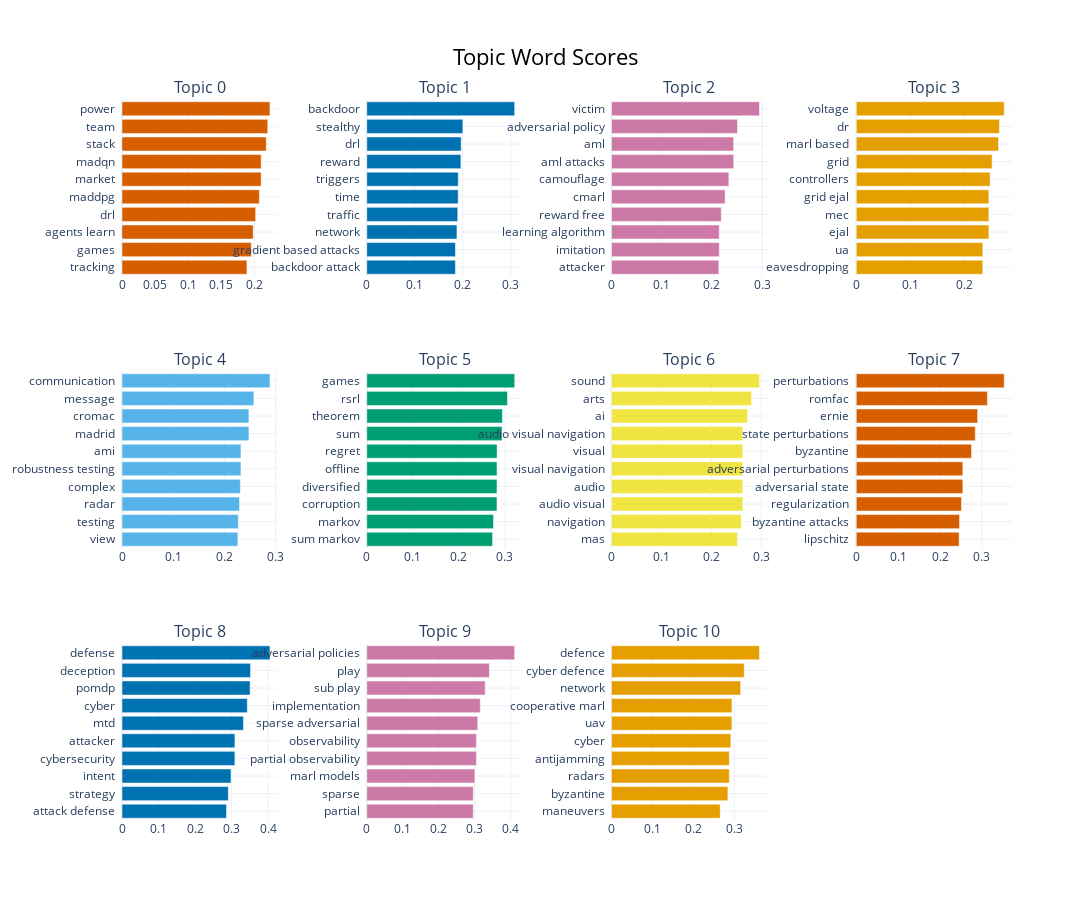

The notebook cell saved with this chart:
### Code cell
# visualize the reduced topics
topic_model.visualize_barchart(top_n_topics=11, n_words=10, width=300, height=300)

### Figure 1 — Plotly figure (JSON) as saved in the notebook; plotly's stock layout.template omitted (floating-point values rounded to 4 significant figures)
{"data": [{"marker": {"color": "#D55E00"}, "orientation": "h", "type": "bar", "x": [0.1887, 0.1955, 0.1982, 0.2019, 0.2075, 0.2102, 0.2102, 0.2179, 0.2202, 0.2235], "xaxis": "x", "y": ["tracking  ", "games  ", "agents learn  ", "drl  ", "maddpg  ", "market  ", "madqn  ", "stack  ", "team  ", "power  "], "yaxis": "y"}, {"marker": {"color": "#0072B2"}, "orientation": "h", "type": "bar", "x": [0.1848, 0.1848, 0.188, 0.1896, 0.1905, 0.1907, 0.1962, 0.1968, 0.2003, 0.3084], "xaxis": "x2", "y": ["backdoor attack  ", "gradient based attacks  ", "network  ", "traffic  ", "time  ", "triggers  ", "reward  ", "drl  ", "stealthy  ", "backdoor  "], "yaxis": "y2"}, {"marker": {"color": "#CC79A7"}, "orientation": "h", "type": "bar", "x": [0.2137, 0.2145, 0.2145, 0.2184, 0.2261, 0.2335, 0.2432, 0.2432, 0.2508, 0.2945], "xaxis": "x3", "y": ["attacker  ", "imitation  ", "learning algorithm  ", "reward free  ", "cmarl  ", "camouflage  ", "aml attacks  ", "aml  ", "adversarial policy  ", "victim  "], "yaxis": "y3"}, {"marker": {"color": "#E69F00"}, "orientation": "h", "type": "bar", "x": [0.2342, 0.2342, 0.2454, 0.2454, 0.2454, 0.2477, 0.2514, 0.2633, 0.2651, 0.2738], "xaxis": "x4", "y": ["eavesdropping  ", "ua  ", "ejal  ", "mec  ", "grid ejal  ", "controllers  ", "grid  ", "marl based  ", "dr  ", "voltage  "], "yaxis": "y4"}, {"marker": {"color": "#56B4E9"}, "orientation": "h", "type": "bar", "x": [0.2263, 0.2272, 0.2295, 0.2311, 0.2323, 0.2323, 0.2479, 0.2479, 0.2576, 0.2889], "xaxis": "x5", "y": ["view  ", "testing  ", "radar  ", "complex  ", "robustness testing  ", "ami  ", "madrid  ", "cromac  ", "message  ", "communication  "], "yaxis": "y5"}, {"marker": {"color": "#009E73"}, "orientation": "h", "type": "bar", "x": [0.2733, 0.2752, 0.2829, 0.2829, 0.2829, 0.2831, 0.2937, 0.2947, 0.3055, 0.3213], "xaxis": "x6", "y": ["sum markov  ", "markov  ", "corruption  ", "diversified  ", "offline  ", "regret  ", "sum  ", "theorem  ", "rsrl  ", "games  "], "yaxis": "y6"}, {"marker": {"color": "#F0E442"}, "orientation": "h", "type": "bar", "x": [0.2523, 0.2597, 0.263, 0.263, 0.263, 0.263, 0.263, 0.2725, 0.2806, 0.2963], "xaxis": "x7", "y": ["mas  ", "navigation  ", "audio visual  ", "audio  ", "visual navigation  ", "visual  ", "audio visual navigation  ", "ai  ", "arts  ", "sound  "], "yaxis": "y7"}, {"marker": {"color": "#D55E00"}, "orientation": "h", "type": "bar", "x": [0.2454, 0.2464, 0.251, 0.2543, 0.2543, 0.2749, 0.284, 0.2897, 0.3129, 0.353], "xaxis": "x8", "y": ["lipschitz  ", "byzantine attacks  ", "regularization  ", "adversarial state  ", "adversarial perturbations  ", "byzantine  ", "state perturbations  ", "ernie  ", "romfac  ", "perturbations  "], "yaxis": "y8"}, {"marker": {"color": "#0072B2"}, "orientation": "h", "type": "bar", "x": [0.2861, 0.291, 0.2984, 0.309, 0.3091, 0.3325, 0.343, 0.3507, 0.3518, 0.405], "xaxis": "x9", "y": ["attack defense  ", "strategy  ", "intent  ", "cybersecurity  ", "attacker  ", "mtd  ", "cyber  ", "pomdp  ", "deception  ", "defense  "], "yaxis": "y9"}, {"marker": {"color": "#CC79A7"}, "orientation": "h", "type": "bar", "x": [0.2959, 0.2959, 0.3005, 0.3047, 0.3047, 0.3085, 0.3154, 0.3292, 0.3406, 0.4111], "xaxis": "x10", "y": ["partial  ", "sparse  ", "marl models  ", "partial observability  ", "observability  ", "sparse adversarial  ", "implementation  ", "sub play  ", "play  ", "adversarial policies  "], "yaxis": "y10"}, {"marker": {"color": "#E69F00"}, "orientation": "h", "type": "bar", "x": [0.2657, 0.2845, 0.2879, 0.2879, 0.2917, 0.2944, 0.2945, 0.3156, 0.3244, 0.3616], "xaxis": "x11", "y": ["maneuvers  ", "byzantine  ", "radars  ", "antijamming  ", "cyber  ", "uav  ", "cooperative marl  ", "network  ", "cyber defence  ", "defence  "], "yaxis": "y11"}], "layout": {"annotations": [{"font": {"size": 16}, "showarrow": false, "text": "Topic 0", "x": 0.0875, "xanchor": "center", "xref": "paper", "y": 1, "yanchor": "bottom", "yref": "paper"}, {"font": {"size": 16}, "showarrow": false, "text": "Topic 1", "x": 0.3625, "xanchor": "center", "xref": "paper", "y": 1, "yanchor": "bottom", "yref": "paper"}, {"font": {"size": 16}, "showarrow": false, "text": "Topic 2", "x": 0.6375, "xanchor": "center", "xref": "paper", "y": 1, "yanchor": "bottom", "yref": "paper"}, {"font": {"size": 16}, "showarrow": false, "text": "Topic 3", "x": 0.9125, "xanchor": "center", "xref": "paper", "y": 1, "yanchor": "bottom", "yref": "paper"}, {"font": {"size": 16}, "showarrow": false, "text": "Topic 4", "x": 0.0875, "xanchor": "center", "xref": "paper", "y": 0.6222, "yanchor": "bottom", "yref": "paper"}, {"font": {"size": 16}, "showarrow": false, "text": "Topic 5", "x": 0.3625, "xanchor": "center", "xref": "paper", "y": 0.6222, "yanchor": "bottom", "yref": "paper"}, {"font": {"size": 16}, "showarrow": false, "text": "Topic 6", "x": 0.6375, "xanchor": "center", "xref": "paper", "y": 0.6222, "yanchor": "bottom", "yref": "paper"}, {"font": {"size": 16}, "showarrow": false, "text": "Topic 7", "x": 0.9125, "xanchor": "center", "xref": "paper", "y": 0.6222, "yanchor": "bottom", "yref": "paper"}, {"font": {"size": 16}, "showarrow": false, "text": "Topic 8", "x": 0.0875, "xanchor": "center", "xref": "paper", "y": 0.2444, "yanchor": "bottom", "yref": "paper"}, {"font": {"size": 16}, "showarrow": false, "text": "Topic 9", "x": 0.3625, "xanchor": "center", "xref": "paper", "y": 0.2444, "yanchor": "bottom", "yref": "paper"}, {"font": {"size": 16}, "showarrow": false, "text": "Topic 10", "x": 0.6375, "xanchor": "center", "xref": "paper", "y": 0.2444, "yanchor": "bottom", "yref": "paper"}], "height": 900, "hoverlabel": {"bgcolor": "white", "font": {"family": "Rockwell", "size": 16}}, "showlegend": false, "title": {"font": {"color": "Black", "size": 22}, "text": "Topic Word Scores", "x": 0.5, "xanchor": "center", "yanchor": "top"}, "width": 1200, "xaxis": {"anchor": "y", "domain": [0, 0.175], "showgrid": true}, "xaxis10": {"anchor": "y10", "domain": [0.275, 0.45], "showgrid": true}, "xaxis11": {"anchor": "y11", "domain": [0.55, 0.725], "showgrid": true}, "xaxis12": {"anchor": "y12", "domain": [0.825, 1], "showgrid": true}, "xaxis2": {"anchor": "y2", "domain": [0.275, 0.45], "showgrid": true}, "xaxis3": {"anchor": "y3", "domain": [0.55, 0.725], "showgrid": true}, "xaxis4": {"anchor": "y4", "domain": [0.825, 1], "showgrid": true}, "xaxis5": {"anchor": "y5", "domain": [0, 0.175], "showgrid": true}, "xaxis6": {"anchor": "y6", "domain": [0.275, 0.45], "showgrid": true}, "xaxis7": {"anchor": "y7", "domain": [0.55, 0.725], "showgrid": true}, "xaxis8": {"anchor": "y8", "domain": [0.825, 1], "showgrid": true}, "xaxis9": {"anchor": "y9", "domain": [0, 0.175], "showgrid": true}, "yaxis": {"anchor": "x", "domain": [0.7556, 1], "showgrid": true}, "yaxis10": {"anchor": "x10", "domain": [0, 0.2444], "showgrid": true}, "yaxis11": {"anchor": "x11", "domain": [0, 0.2444], "showgrid": true}, "yaxis12": {"anchor": "x12", "domain": [0, 0.2444], "showgrid": true}, "yaxis2": {"anchor": "x2", "domain": [0.7556, 1], "showgrid": true}, "yaxis3": {"anchor": "x3", "domain": [0.7556, 1], "showgrid": true}, "yaxis4": {"anchor": "x4", "domain": [0.7556, 1], "showgrid": true}, "yaxis5": {"anchor": "x5", "domain": [0.3778, 0.6222], "showgrid": true}, "yaxis6": {"anchor": "x6", "domain": [0.3778, 0.6222], "showgrid": true}, "yaxis7": {"anchor": "x7", "domain": [0.3778, 0.6222], "showgrid": true}, "yaxis8": {"anchor": "x8", "domain": [0.3778, 0.6222], "showgrid": true}, "yaxis9": {"anchor": "x9", "domain": [0, 0.2444], "showgrid": true}}}
